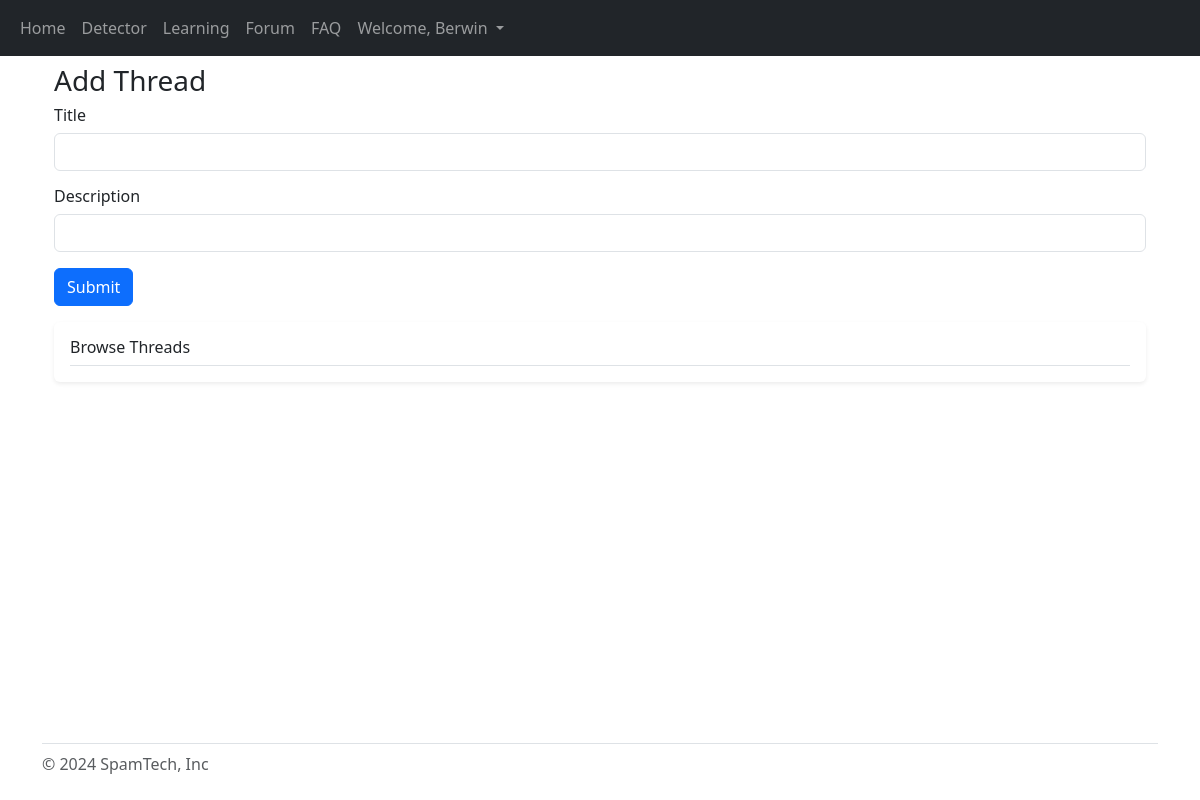
Before: /forum/Scam (signed in) with the older database file.
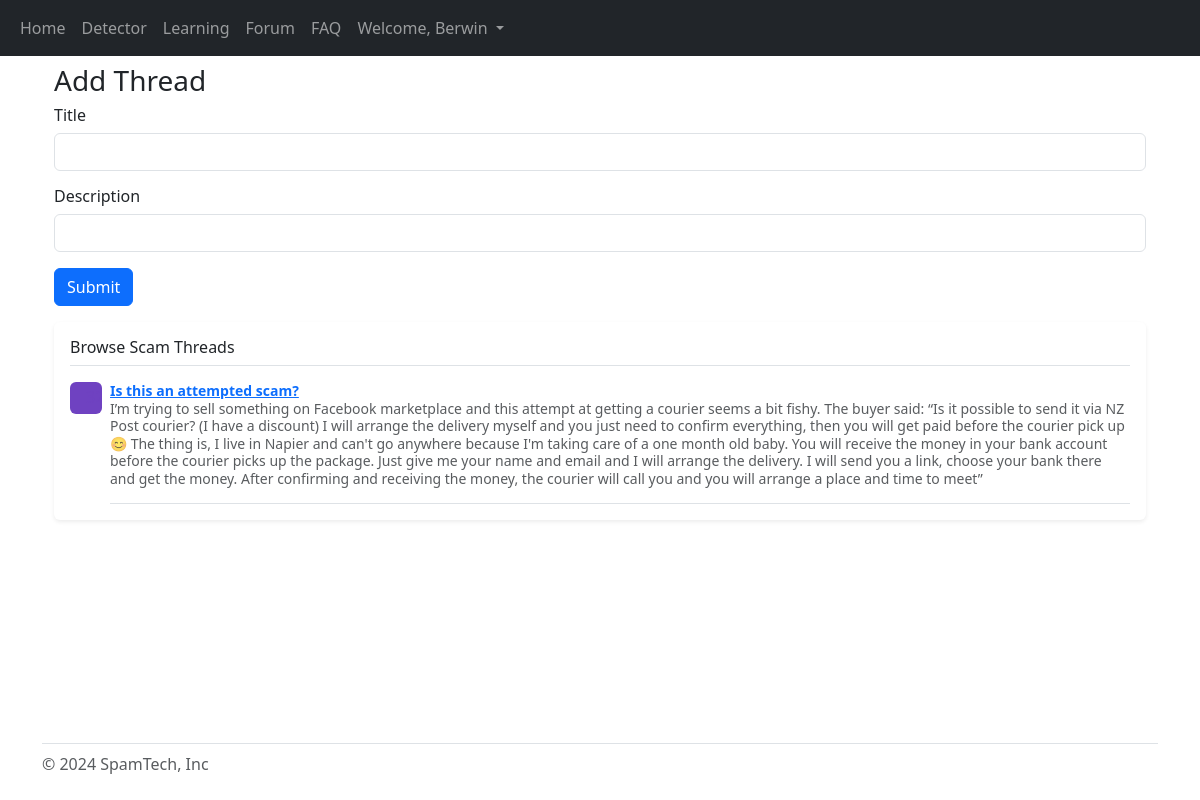
After: the same page with the newer database file.
### website/models.py (models this page shows)
class Topic (db.Model):
    title = db.Column(db.String(150), unique=True, nullable=False, primary_key=True)
    description = db.Column(db.String)
    thread = db.relationship('Thread')

class Thread (db.Model):
    id = db.Column(db.Integer, primary_key=True)
    title = db.Column(db.String(150), unique=True, nullable=False)
    description = db.Column(db.String)
    topic_title = db.Column(db.String, db.ForeignKey ('topic.title'))
    comment = db.relationship ('Comment')

### website/pages/forum.py (the view)
@forum_page.route ('/forum/<title>', methods = ['GET', 'POST'])
@login_required
def thread (title):
    if request.method == 'POST':
        thread_title = request.form.get('title')
        thread_description = request.form.get('description')
        threads = Thread (title = thread_title, description = thread_description, topic_title=title)
        db.session.add (threads)
        db.session.commit ()
    threads = Thread.query.filter_by (topic_title=title).all ()
    topic = Topic.query.get(title)
    return render_template ("forum_thread.html", user=current_user, threads=threads, topic=topic)

### website/templates/forum_thread.html (shortened to what this page needs)
{% extends "base/base.html" %} {% block title %} {{topic.title}} {% endblock %}
{% block content%}
<div class="container">
  <h1 class="fs-3 my-2">Add Thread</h1>
  <form action="/forum/{{topic.title}}" method="POST">
    <div class="form-group mb-3">
      <h3 class="fs-6 my-2">Title</h3>
      <input type="text" class="form-control" name="title" />
    </div>
    <div class="form-group mb-3">
      <h3 class="fs-6 my-2">Description</h3>
      <input type="text" class="form-control" name="description" />
    </div>
    <button type="submit" class="btn btn-primary">Submit</button>
  </form>
  <div class="my-3 p-3 bg-body rounded shadow-sm">
    <h6 class="border-bottom pb-2 mb-0">Browse {{topic.title}} Threads</h6>
    {% for item in threads %}
    <div class="d-flex text-muted pt-3">
      <svg
        class="bd-placeholder-img flex-shrink-0 me-2 rounded"
        width="32"
        height="32"
        xmlns="http://www.w3.org/2000/svg"
        role="img"
        aria-label="Placeholder: 32x32"
        preserveAspectRatio="xMidYMid slice"
        focusable="false"
      >
        <text x="50%" y="50%" fill="#6f42c1" dy=".3em">32x32</text>
      </svg>
      <p class="pb-3 mb-0 small lh-sm border-bottom">
        <strong class="d-block text-gray-dark">
          <a href="/forum/{{topic.title}}/{{item.id}}">
            {{item.title}}
          </a></strong
        >
        {{item.description}}
      </p>
    </div>
    {% endfor %}
  </div>
</div>
{% endblock %}

Changed rows visible on the page:
added Topic: title "Scam"
added Thread: title "Is this an attempted scam?", description "I’m trying to sell something on Facebook marketplace and this attempt at getting a courier seems a bit fishy. The buyer said: “Is it possible to send it via NZ Post courier? (I have a discount) I will arrange the delivery myself and you just need to confirm everything, then you will get paid before the courier pick up 😊 The thing is, I live in Napier and can't go anywhere because I'm taking care of a one month old baby. You will receive the money in your bank account before the courier picks up the package. Just give me your name and email and I will arrange the delivery. I will send you a link, choose your bank there and get the money. After confirming and receiving the money, the courier…"
